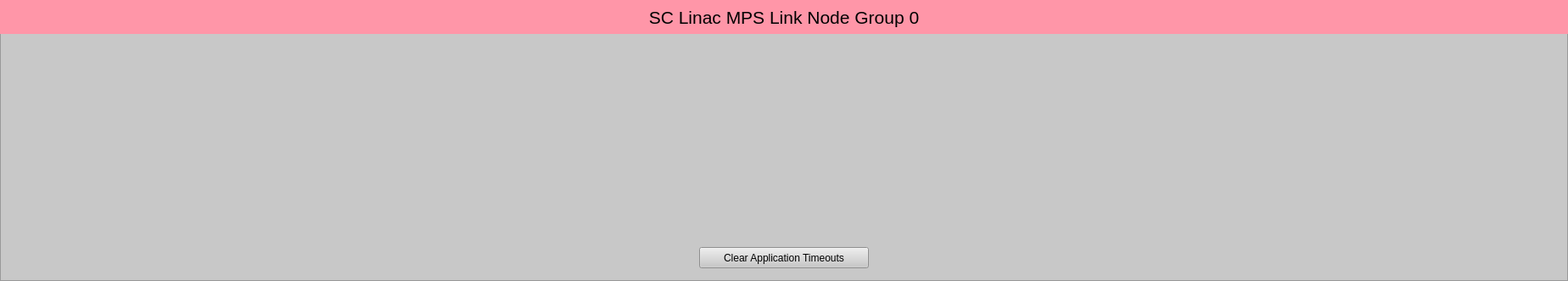
<?xml version="1.0" encoding="UTF-8"?>
<ui version="4.0">
 <class>Form</class>
 <widget class="QWidget" name="Form">
  <property name="geometry">
   <rect>
    <x>0</x>
    <y>0</y>
    <width>1848</width>
    <height>331</height>
   </rect>
  </property>
  <property name="windowTitle">
   <string>SC Linac MPS Link Node Group 0</string>
  </property>
  <widget class="QFrame" name="frame">
   <property name="geometry">
    <rect>
     <x>0</x>
     <y>0</y>
     <width>1848</width>
     <height>331</height>
    </rect>
   </property>
   <property name="styleSheet">
    <string notr="true">background-color: rgb(200, 200, 200);</string>
   </property>
   <property name="frameShape">
    <enum>QFrame::StyledPanel</enum>
   </property>
   <property name="frameShadow">
    <enum>QFrame::Raised</enum>
   </property>
   <widget class="QLabel" name="label">
    <property name="geometry">
     <rect>
      <x>0</x>
      <y>0</y>
      <width>1848</width>
      <height>40</height>
     </rect>
    </property>
    <property name="font">
     <font>
      <pointsize>16</pointsize>
     </font>
    </property>
    <property name="styleSheet">
     <string notr="true">background-color: rgb(255, 150, 168);</string>
    </property>
    <property name="text">
     <string>SC Linac MPS Link Node Group 0</string>
    </property>
    <property name="alignment">
     <set>Qt::AlignCenter</set>
    </property>
   </widget>
   <widget class="PyDMEmbeddedDisplay" name="PyDMEmbeddedDisplay">
    <property name="geometry">
     <rect>
      <x>1381</x>
      <y>50</y>
      <width>457</width>
      <height>230</height>
     </rect>
    </property>
    <property name="toolTip">
     <string/>
    </property>
    <property name="macros" stdset="0">
     <string>{"P":"MPLN:GUNB:MP01:1","CN":"SIOC:SYS0:MP01","AID":"0","SLOT_FILE":"LinkNode50_slot.ui","P_IN":"SIOC:SYS0:MP01","PGP":"0","LN":"50","TYPE":"REM","LOCA":"GUNB","IOC_UNIT":"MP01","INST":"1","VIS":"0","P_IN2":"SIOC:SYS0:MP03","TEXT":"CN B005"}</string>
    </property>
    <property name="filename" stdset="0">
     <string>$PYDM/mps/mps_crate_link.ui</string>
    </property>
   </widget>
   <widget class="PyDMEmbeddedDisplay" name="PyDMEmbeddedDisplay">
    <property name="geometry">
     <rect>
      <x>924</x>
      <y>50</y>
      <width>457</width>
      <height>230</height>
     </rect>
    </property>
    <property name="toolTip">
     <string/>
    </property>
    <property name="macros" stdset="0">
     <string>{"P":"MPLN:L0B:MP01:1","CN":"SIOC:SYS0:MP01","AID":"0","SLOT_FILE":"LinkNode51_slot.ui","P_IN":"MPLN:GUNB:MP01:1","PGP":"0","LN":"51","TYPE":"LOC","LOCA":"L0B","IOC_UNIT":"MP01","INST":"1","VIS":"0","P_IN2":"MPLN:GUNB:MP01:1","TEXT":"LN Rx"}</string>
    </property>
    <property name="filename" stdset="0">
     <string>$PYDM/mps/mps_crate_link.ui</string>
    </property>
   </widget>
   <widget class="PyDMEmbeddedDisplay" name="PyDMEmbeddedDisplay">
    <property name="geometry">
     <rect>
      <x>467</x>
      <y>50</y>
      <width>457</width>
      <height>230</height>
     </rect>
    </property>
    <property name="toolTip">
     <string/>
    </property>
    <property name="macros" stdset="0">
     <string>{"P":"MPLN:L0B:MP02:1","CN":"SIOC:SYS0:MP01","AID":"0","SLOT_FILE":"LinkNode52_slot.ui","P_IN":"MPLN:L0B:MP01:1","PGP":"0","LN":"52","TYPE":"LOC","LOCA":"L0B","IOC_UNIT":"MP02","INST":"1","VIS":"0","P_IN2":"MPLN:L0B:MP01:1","TEXT":"LN Rx"}</string>
    </property>
    <property name="filename" stdset="0">
     <string>$PYDM/mps/mps_crate_link.ui</string>
    </property>
   </widget>
   <widget class="PyDMEmbeddedDisplay" name="PyDMEmbeddedDisplay">
    <property name="geometry">
     <rect>
      <x>10</x>
      <y>50</y>
      <width>457</width>
      <height>230</height>
     </rect>
    </property>
    <property name="toolTip">
     <string/>
    </property>
    <property name="macros" stdset="0">
     <string>{"P":"MPLN:GUNB:MP02:1","CN":"SIOC:SYS0:MP01","AID":"0","SLOT_FILE":"LinkNode49_slot.ui","P_IN":"MPLN:L0B:MP02:1","PGP":"0","LN":"49","TYPE":"LOC","LOCA":"GUNB","IOC_UNIT":"MP02","INST":"1","VIS":"0","P_IN2":"MPLN:L0B:MP02:1","TEXT":"LN Rx"}</string>
    </property>
    <property name="filename" stdset="0">
     <string>$PYDM/mps/mps_crate_link.ui</string>
    </property>
   </widget>
   <widget class="PyDMDrawingImage" name="PyDMDrawingImage">
    <property name="geometry">
     <rect>
      <x>10</x>
      <y>279</y>
      <width>250</width>
      <height>50</height>
     </rect>
    </property>
    <property name="toolTip">
     <string/>
    </property>
    <property name="styleSheet">
     <string notr="true">background-color: rgb(200, 200, 200);</string>
    </property>
    <property name="filename" stdset="0">
     <string>$PYDM/mps/lcls_mps_lockup_sidebyside_digital.png</string>
    </property>
   </widget>
   <widget class="PyDMPushButton" name="PyDMPushButton">
    <property name="geometry">
     <rect>
      <x>824</x>
      <y>291</y>
      <width>200</width>
      <height>25</height>
     </rect>
    </property>
    <property name="toolTip">
     <string/>
    </property>
    <property name="text">
     <string>Clear Application Timeouts</string>
    </property>
    <property name="channel" stdset="0">
     <string>ca://SIOC:SYS0:MP01:TO_ERR_CLR</string>
    </property>
    <property name="pressValue" stdset="0">
     <string>1</string>
    </property>
    <property name="releaseValue" stdset="0">
     <string>0</string>
    </property>
   </widget>
  </widget>
 </widget>
 <customwidgets>
  <customwidget>
   <class>PyDMEmbeddedDisplay</class>
   <extends>QFrame</extends>
   <header>pydm.widgets.embedded_display</header>
  </customwidget>
  <customwidget>
   <class>PyDMPushButton</class>
   <extends>QPushButton</extends>
   <header>pydm.widgets.pushbutton</header>
  </customwidget>
  <customwidget>
   <class>PyDMDrawingImage</class>
   <extends>QWidget</extends>
   <header>pydm.widgets.drawing</header>
  </customwidget>
 </customwidgets>
 <resources/>
 <connections/>
</ui>
